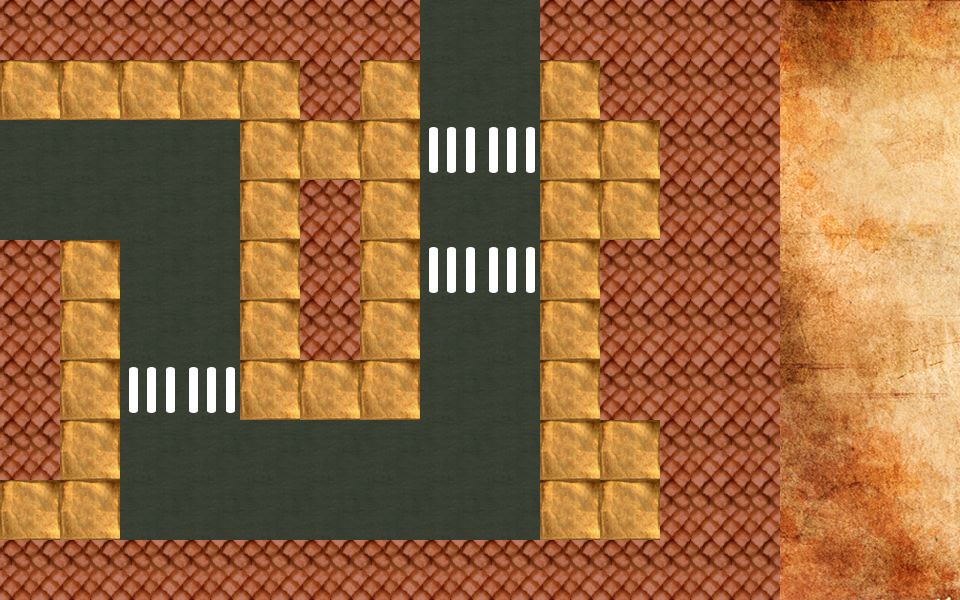

A level layout from a 2D game, rendered from its tile map. Below: a short description, then the map file with its tile-grid data intact:
An orthogonal 16x10 tile map with 60x60 px tiles, 2 tile layers (Tile Layer 1, Tile Layer 2), 2 tilesets.

<map version="1.0" orientation="orthogonal" width="16" height="10" tilewidth="60" tileheight="60">
 <tileset firstgid="1" name="map_tiles (2)" tilewidth="60" tileheight="60">
  <image source="map/map_tiles (2).png" width="180" height="360" />
  <terraintypes>
   <terrain name="pavement" tile="0" />
   <terrain name="street" tile="3" />
   <terrain name="grass" tile="6" />
   <terrain name="pedwalk" tile="9" />
  </terraintypes>
 </tileset>
 <tileset firstgid="19" name="Map_Background" tilewidth="60" tileheight="60">
  <image source="map/Map_Background.png" width="960" height="600" />
 </tileset>
 <layer name="Tile Layer 1" width="16" height="10">
  <data encoding="csv">
7,7,7,7,7,7,7,4,4,7,7,7,7,19,20,21,
1,1,1,1,1,7,1,4,4,1,7,7,7,35,36,37,
4,4,4,4,1,1,1,4,4,1,1,7,7,51,52,53,
4,4,4,4,1,7,1,4,4,1,1,7,7,67,68,69,
7,1,4,4,1,7,1,4,4,1,7,7,7,83,84,85,
7,1,4,4,1,7,1,4,4,1,7,7,7,99,100,101,
7,1,4,4,1,1,1,4,4,1,7,7,7,115,116,117,
7,1,4,4,4,4,4,4,4,1,1,7,7,131,132,133,
1,1,4,4,4,4,4,4,4,1,1,7,7,147,148,149,
7,7,7,7,7,7,7,7,7,7,7,7,7,163,164,165
</data>
 </layer>
 <layer name="Tile Layer 2" width="16" height="10">
  <data encoding="csv">
0,0,0,0,0,0,0,0,0,0,0,0,0,0,0,0,
0,0,0,0,0,0,0,0,0,0,0,0,0,0,0,0,
0,0,0,0,0,0,0,10,10,0,0,0,0,0,0,0,
0,0,0,0,0,0,0,0,0,0,0,0,0,0,0,0,
0,0,0,0,0,0,0,10,10,0,0,0,0,0,0,0,
0,0,0,0,0,0,0,0,0,0,0,0,0,0,0,0,
0,0,10,10,0,0,0,0,0,0,0,0,0,0,0,0,
0,0,0,0,0,0,0,0,0,0,0,0,0,0,0,0,
0,0,0,0,0,0,0,0,0,0,0,0,0,0,0,0,
0,0,0,0,0,0,0,0,0,0,0,0,0,0,0,0
</data>
 </layer>
</map>
